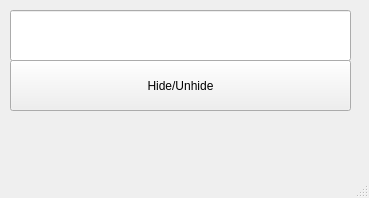
<?xml version="1.0" encoding="UTF-8"?>
<ui version="4.0">
 <class>MainWindow</class>
 <widget class="QMainWindow" name="MainWindow">
  <property name="geometry">
   <rect>
    <x>0</x>
    <y>0</y>
    <width>369</width>
    <height>198</height>
   </rect>
  </property>
  <property name="windowTitle">
   <string>MainWindow</string>
  </property>
  <widget class="QWidget" name="centralwidget">
   <widget class="QLineEdit" name="lineEdit">
    <property name="geometry">
     <rect>
      <x>10</x>
      <y>10</y>
      <width>341</width>
      <height>51</height>
     </rect>
    </property>
   </widget>
   <widget class="QPushButton" name="pushButton">
    <property name="geometry">
     <rect>
      <x>10</x>
      <y>60</y>
      <width>341</width>
      <height>51</height>
     </rect>
    </property>
    <property name="text">
     <string>Hide/Unhide</string>
    </property>
   </widget>
  </widget>
  <widget class="QMenuBar" name="menubar">
   <property name="geometry">
    <rect>
     <x>0</x>
     <y>0</y>
     <width>369</width>
     <height>33</height>
    </rect>
   </property>
  </widget>
  <widget class="QStatusBar" name="statusbar"/>
 </widget>
 <resources/>
 <connections/>
</ui>
